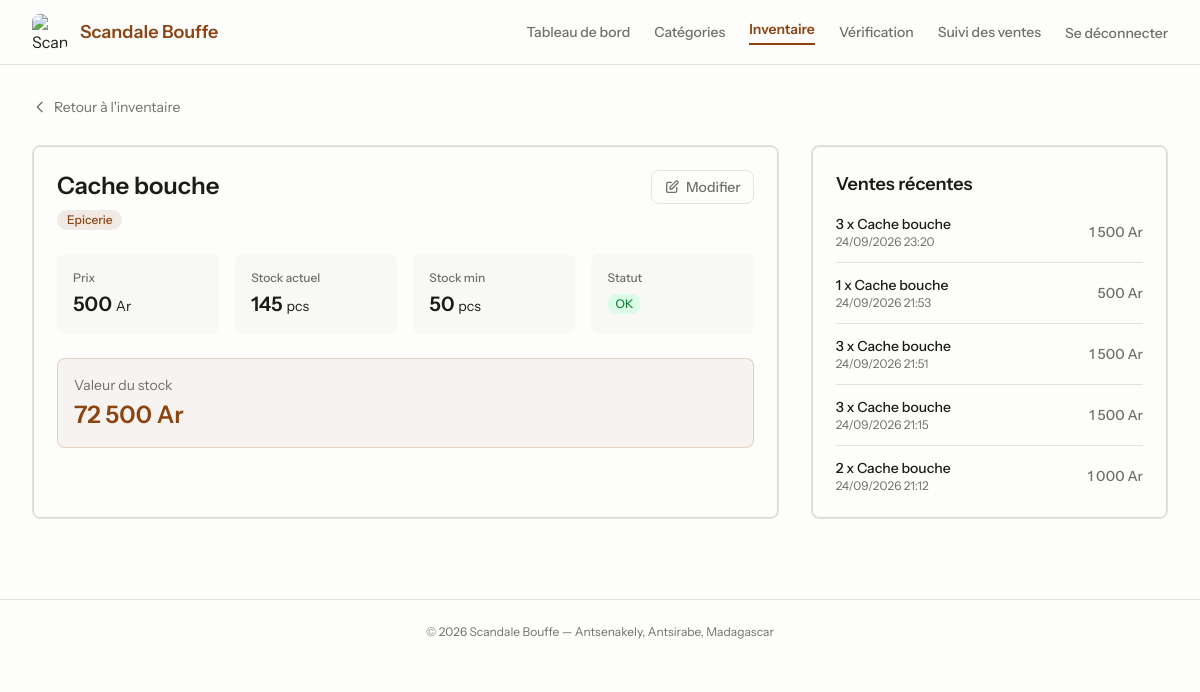
Page /inventory/show?id=58 (signed in) on the committed database.
### tables this page shows
CREATE TABLE `products` (
  `id` bigint(20) UNSIGNED NOT NULL,
  `name` varchar(255) NOT NULL,
  `category_id` bigint(20) UNSIGNED DEFAULT NULL,
  `description` text DEFAULT NULL,
  `price` decimal(10,2) NOT NULL,
  `quantity` int(11) NOT NULL DEFAULT 0,
  `min_stock` int(11) NOT NULL DEFAULT 5,
  `unit` varchar(255) NOT NULL DEFAULT 'pcs',
  `image` varchar(255) DEFAULT NULL,
  `active` tinyint(1) NOT NULL DEFAULT 1,
  `created_at` timestamp NULL DEFAULT NULL,
  `updated_at` timestamp NULL DEFAULT NULL
);

CREATE TABLE `categories` (
  `id` bigint(20) UNSIGNED NOT NULL,
  `name` varchar(255) NOT NULL,
  `description` varchar(255) DEFAULT NULL,
  `created_at` timestamp NULL DEFAULT NULL,
  `updated_at` timestamp NULL DEFAULT NULL
);

CREATE TABLE `sale_items` (
  `id` bigint(20) UNSIGNED NOT NULL,
  `sale_id` bigint(20) UNSIGNED NOT NULL,
  `product_id` bigint(20) UNSIGNED NOT NULL,
  `product_name` varchar(255) DEFAULT NULL,
  `quantity` int(11) NOT NULL,
  `unit_price` decimal(10,2) NOT NULL,
  `created_at` timestamp NULL DEFAULT NULL,
  `updated_at` timestamp NULL DEFAULT NULL
);

CREATE TABLE `sales` (
  `id` bigint(20) UNSIGNED NOT NULL,
  `user_id` bigint(20) UNSIGNED NOT NULL,
  `total` decimal(10,2) NOT NULL DEFAULT 0.00,
  `created_at` timestamp NULL DEFAULT NULL,
  `updated_at` timestamp NULL DEFAULT NULL,
  `payment_method` varchar(20) NOT NULL DEFAULT 'cash'
);

### config/db.php (called while the page is built, shortened)
<?php
$dbHost = 'localhost';
$dbName = 'scandale_bouffe';
$dbUser = 'root';
$dbPass = '';
function url(string $path = ''): string {
    $base = BASE_URL === '' ? '' : BASE_URL . '/';
    return $base . ltrim($path, '/');
}
try {
    $pdo = new PDO(
        "mysql:host={$dbHost};dbname={$dbName};charset=utf8mb4",
        $dbUser,
        $dbPass,
        [
            PDO::ATTR_ERRMODE => PDO::ERRMODE_EXCEPTION,
            PDO::ATTR_DEFAULT_FETCH_MODE => PDO::FETCH_ASSOC,
        ]
    );
} catch (PDOException $e) {
    error_log("Erreur de connexion PDO : " . $e->getMessage());
    die("Impossible de se connecter à la base de données. Veuillez réessayer plus tard.");
}
function fetchAssoc(string $sql, array $params = []): array {
    global $pdo;
    $stmt = $pdo->prepare($sql);
    $stmt->execute($params);
    return $stmt->fetch() ?: [];
}
function fetchAllAssoc(string $sql, array $params = []): array {
    global $pdo;
    $stmt = $pdo->prepare($sql);
    $stmt->execute($params);
    return $stmt->fetchAll() ?: [];
}

### pages/inventory/show.php (the view, shortened to what this page needs)
<?php
$id = (int)($_GET['id'] ?? 0);
$product = fetchAssoc("SELECT p.*, c.name as category_name FROM products p LEFT JOIN categories c ON p.category_id = c.id WHERE p.id = ?", [$id]);
$recentSales = fetchAllAssoc(
    "SELECT si.quantity, si.unit_price, s.created_at, u.name as vendor_name
     FROM sale_items si
     JOIN sales s ON si.sale_id = s.id
     LEFT JOIN users u ON s.user_id = u.id
     WHERE si.product_id = ?
     ORDER BY s.created_at DESC LIMIT 5",
    [$id]
);
require __DIR__ . '/../layout.php';
?>
<div class="mb-6">
    <a href="<?php echo url('inventory'); ?>" class="inline-flex items-center gap-1.5 text-sm text-[#706f6c] hover:text-[#8B4513] dark:text-[#A1A09A] transition">
        <svg class="h-4 w-4" fill="none" stroke="currentColor" viewBox="0 0 24 24"><path stroke-linecap="round" stroke-linejoin="round" stroke-width="2" d="M15 19l-7-7 7-7"/></svg>
        Retour à l'inventaire
    </a>
</div>
<div class="grid grid-cols-1 lg:grid-cols-3 gap-8">
    <div class="lg:col-span-2 rounded-lg border border-[#e3e3e0] bg-[#FDFDFC] dark:border-[#3E3E3A] dark:bg-[#0a0a0a] shadow-card p-6">
        <div class="flex items-start justify-between mb-6">
            <div>
                <h1 class="text-2xl font-semibold text-[#1b1b18] dark:text-[#FDFDFC]"><?php echo htmlspecialchars($product['name']); ?></h1>
                <?php if ($product['category_name']): ?>
                <span class="mt-2 inline-flex items-center rounded-full bg-[#8B4513]/10 px-2.5 py-0.5 text-xs font-medium text-[#8B4513]"><?php echo htmlspecialchars($product['category_name']); ?></span>
                <?php endif; ?>
            </div>
            <div class="flex gap-2">
                <a href="<?php echo url('inventory/edit?id=' . $product['id']); ?>" class="inline-flex items-center gap-1.5 rounded-lg border border-[#e3e3e0] px-3 py-1.5 text-sm font-medium text-[#706f6c] hover:border-[#8B4513] hover:text-[#8B4513] dark:border-[#3E3E3A] transition">
                    <svg class="h-4 w-4" fill="none" stroke="currentColor" viewBox="0 0 24 24"><path stroke-linecap="round" stroke-linejoin="round" stroke-width="2" d="M11 5H6a2 2 0 00-2 2v11a2 2 0 002 2h11a2 2 0 002-2v-5m-1.414-9.414a2 2 0 112.828 2.828L11.828 15H9v-2.828l8.586-8.586z"/></svg>
                    Modifier
                </a>
            </div>
        </div>
        <dl class="grid grid-cols-2 sm:grid-cols-4 gap-4">
            <div class="rounded-lg bg-[#f8f8f7] dark:bg-[#1a1a1a] p-4">
                <dt class="text-xs font-medium text-[#706f6c] dark:text-[#A1A09A]">Prix</dt>
                <dd class="mt-1 text-xl font-semibold text-[#1b1b18] dark:text-[#FDFDFC]"><?php echo number_format((float)$product['price'], 0, ',', ' '); ?> <span class="text-sm font-normal">Ar</span></dd>
            </div>
            <div class="rounded-lg bg-[#f8f8f7] dark:bg-[#1a1a1a] p-4">
                <dt class="text-xs font-medium text-[#706f6c] dark:text-[#A1A09A]">Stock actuel</dt>
                <dd class="mt-1 text-xl font-semibold <?php echo ($product['quantity'] <= $product['min_stock']) ? 'text-red-600' : 'text-[#1b1b18] dark:text-[#FDFDFC]'; ?>">
                    <?php echo number_format((float)$product['quantity'], 0, ',', ' '); ?>
                    <span class="text-sm font-normal"><?php echo htmlspecialchars($product['unit']); ?></span>
                </dd>
            </div>
            <div class="rounded-lg bg-[#f8f8f7] dark:bg-[#1a1a1a] p-4">
                <dt class="text-xs font-medium text-[#706f6c] dark:text-[#A1A09A]">Stock min</dt>
                <dd class="mt-1 text-xl font-semibold text-[#1b1b18] dark:text-[#FDFDFC]">
                    <?php echo number_format((float)$product['min_stock'], 0, ',', ' '); ?>
                    <span class="text-sm font-normal"><?php echo htmlspecialchars($product['unit']); ?></span>
                </dd>
            </div>
            <div class="rounded-lg bg-[#f8f8f7] dark:bg-[#1a1a1a] p-4">
                <dt class="text-xs font-medium text-[#706f6c] dark:text-[#A1A09A]">Statut</dt>
                <dd class="mt-1">
                    <?php if ($product['quantity'] <= 0): ?>
                    <span class="inline-flex items-center rounded-full bg-red-100 dark:bg-red-900/30 px-2 py-0.5 text-xs font-medium text-red-700 dark:text-red-400">Rupture</span>
                    <?php elseif ($product['quantity'] <= $product['min_stock']): ?>
                    <span class="inline-flex items-center rounded-full bg-amber-100 dark:bg-amber-900/30 px-2 py-0.5 text-xs font-medium text-amber-700 dark:text-amber-400">Stock bas</span>
                    <?php else: ?>
                    <span class="inline-flex items-center rounded-full bg-green-100 dark:bg-green-900/30 px-2 py-0.5 text-xs font-medium text-green-700 dark:text-green-400">OK</span>
                    <?php endif; ?>
                </dd>
            </div>
        </dl>
        <?php if ($product['quantity'] > 0 && $product['price'] > 0): ?>
        <div class="mt-6 rounded-lg bg-[#8B4513]/5 border border-[#8B4513]/20 p-4">
            <p class="text-sm text-[#706f6c] dark:text-[#A1A09A]">Valeur du stock</p>
            <p class="mt-1 text-2xl font-semibold text-[#8B4513]">
                <?php echo number_format((float)$product['quantity'] * (float)$product['price'], 0, ',', ' '); ?> Ar
            </p>
        </div>
        <?php endif; ?>
    </div>
    <div class="rounded-lg border border-[#e3e3e0] bg-[#FDFDFC] dark:border-[#3E3E3A] dark:bg-[#0a0a0a] shadow-card p-6">
        <h2 class="text-lg font-semibold text-[#1b1b18] dark:text-[#FDFDFC] mb-4">Ventes récentes</h2>
        <?php if (empty($recentSales)): ?>
        <p class="text-sm text-[#706f6c] dark:text-[#A1A09A]">Aucune vente enregistrée.</p>
        <?php else: ?>
        <div class="space-y-3">
            <?php foreach ($recentSales as $sale): ?>
            <div class="flex items-center justify-between border-b border-[#e3e3e0] dark:border-[#3E3E3A] pb-3 last:border-0 last:pb-0">
                <div>
                    <p class="text-sm font-medium text-[#1b1b18] dark:text-[#FDFDFC]"><?php echo (int)$sale['quantity']; ?> x <?php echo htmlspecialchars($product['name']); ?></p>
                    <p class="text-xs text-[#706f6c] dark:text-[#A1A09A]"><?php echo date('d/m/Y H:i', strtotime($sale['created_at'])); ?></p>
                </div>
                <p class="text-sm font-medium text-[#706f6c] dark:text-[#A1A09A]"><?php echo number_format((float)$sale['quantity'] * (float)$sale['unit_price'], 0, ',', ' '); ?> Ar</p>
            </div>
            <?php endforeach; ?>
        </div>
        <?php endif; ?>
    </div>
</div>
<?php require __DIR__ . '/../layout_footer.php'; ?>

### css/styles.css (style rules this page uses)
:root { --primary: #8B4513; --light-bg: #FDFDFC; --dark-bg: #0a0a0a; --text: #1b1b18; --muted: #706f6c; --accent-orange: #FF750F; --border-light: #e3e3e0; --transition-fast: 0.2s ease; }
.shadow-card { box-shadow: inset 0 0 0 1px rgba(26, 26, 0, 0.16); }

### rows in the picture
products: name "Cache bouche", category.name "Epicerie", price "500", quantity "145", unit "pcs", min_stock "50", (float)$product['quantity'] * (float)$product['price'] "72 500"
sale_items: quantity "3", product.name "Cache bouche", sale.created_at "24/09/2026 23:20", (float)$sale['quantity'] * (float)$sale['unit_price'] "1 500"
sale_items: quantity "1", product.name "Cache bouche", sale.created_at "24/09/2026 21:53", (float)$sale['quantity'] * (float)$sale['unit_price'] "500"
sale_items: quantity "3", product.name "Cache bouche", sale.created_at "24/09/2026 21:51", (float)$sale['quantity'] * (float)$sale['unit_price'] "1 500"
sale_items: quantity "3", product.name "Cache bouche", sale.created_at "24/09/2026 21:15", (float)$sale['quantity'] * (float)$sale['unit_price'] "1 500"
sale_items: quantity "2", product.name "Cache bouche", sale.created_at "24/09/2026 21:12", (float)$sale['quantity'] * (float)$sale['unit_price'] "1 000"
